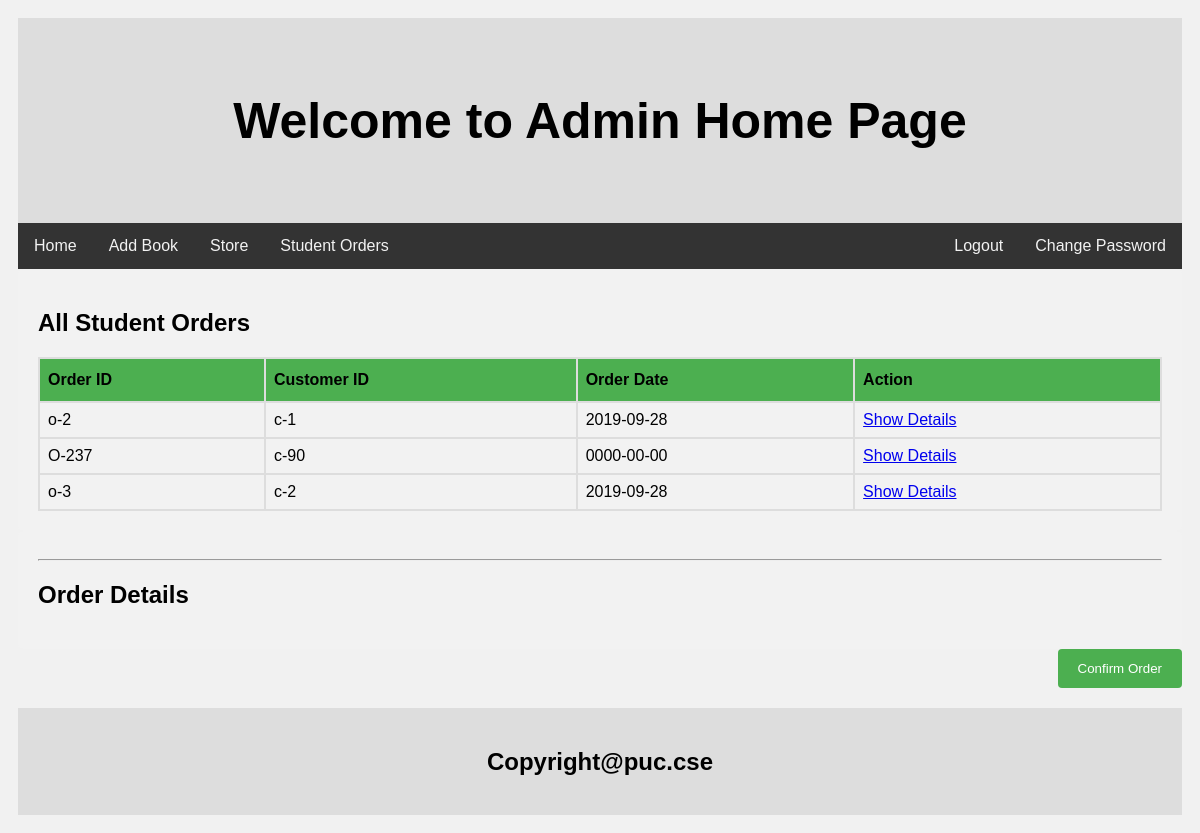
The page /admin/corder.php (signed in) on the database its author committed.
### tables this page shows
CREATE TABLE `student_order` (
  `order_id` char(30) NOT NULL,
  `std_id` char(30) DEFAULT NULL,
  `order_date` date DEFAULT NULL,
  `status` int(11) NOT NULL
);

### admin/corder.php (the view, shortened to what this page needs)
<!DOCTYPE html>
<html>
<head>
<link rel="stylesheet" type="text/css" href="signup.css">
<link rel="stylesheet" type="text/css" href="style.css">
<link rel="stylesheet" type="text/css" href="table.css">
</head>
<body>
<div class="header">
  <h1>Welcome to Admin Home Page</h1>
</div>
<div class="topnav">
  <div class="topnav">
  <a href="home.php">Home</a>
  <a href="addproduct.php">Add Book</a>
  <a href="store.php">Store</a>
  <a href="corder.php">Student Orders</a>
  <a href="changepass.php" style="float:right">Change Password</a>
  <a href="?sign=out" style="float:right">Logout</a>
</div>
</div>
<div class="row">
  <div class="container">
     <h2>All Student Orders</h2>
  <div class="row">
	<?php
 include("../connection.php");
 $sql="select * from student_order where status=0";
 $r=mysqli_query($con,$sql);
 echo "<table id='customers'>";
 echo "<tr>
 <th>Order ID</th>
 <th>Customer ID</th>
 <th>Order Date</th>
 <th>Action</th>
  </tr>";
    while($row=mysqli_fetch_array($r))
    {
        $oid=$row['order_id'];
		$cid=$row['std_id'];
		$odate=$row['order_date'];
    echo "<tr>
    <td>$oid</td><td>$cid</td><td>$odate</td><td><a href='corder.php?action=show&id=$oid'>Show Details</a></td>
    </tr>";
    }
	echo "</table>";
?>
  </div>
  </div>
  <div class="container">
<?php
echo "<hr/>";
echo "<h2>Order Details</h2>";
?>
  </div>
  <form action='corder.php' method='post'>
<div class="row">
    <input type="submit" value="Confirm Order" name="corder">
</div>
</form>
</div>
<div class="footer">
  <h2>Copyright@puc.cse</h2>
</div>
</body>
</html>

### admin/signup.css (style rules this page uses)
* { box-sizing: border-box; }
input[type=submit] { background-color: #4CAF50; color: white; padding: 12px 20px; border: none; border-radius: 4px; cursor: pointer; float: right; }
.container { border-radius: 5px; background-color: #f2f2f2; padding: 20px; }
.row:after { content: ""; display: table; clear: both; }

### admin/style.css (style rules this page uses)
* { box-sizing: border-box; }
body { font-family: Arial; padding: 10px; background: #f1f1f1; }
.header { padding: 40px; text-align: center; background: #ddd; }
.header h1 { font-size: 50px; }
.topnav { overflow: hidden; background-color: #333; }
.topnav a { float: left; display: block; color: #f2f2f2; text-align: center; padding: 14px 16px; text-decoration: none; }
.row:after { content: ""; display: table; clear: both; }
.footer { padding: 20px; text-align: center; background: #ddd; margin-top: 20px; }

### admin/table.css (style rules this page uses)
#customers { font-family: "Trebuchet MS", Arial, Helvetica, sans-serif; border-collapse: collapse; width: 100%; }
#customers td, #customers th { border: 2px solid #ddd; padding: 8px; }
#customers tr:nth-child(even) { background-color: #f2f2f2; }
#customers th { padding-top: 12px; padding-bottom: 12px; text-align: left; background-color: #4CAF50; color: black; }
table { display: table; border-collapse: separate; border-spacing: 2px; border-color: grey; }

### rows shown on the page
student_order: order_id "o-2", std "c-1", order_date "2019-09-28"
student_order: order_id "O-237", std "c-90", order_date "0000-00-00"
student_order: order_id "o-3", std "c-2", order_date "2019-09-28"
